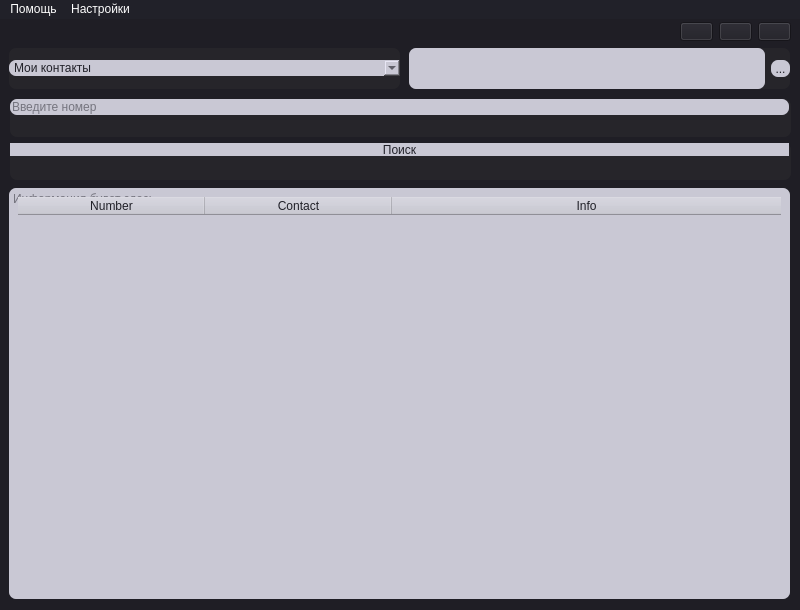
<?xml version="1.0" encoding="UTF-8"?>
<ui version="4.0">
 <author>notjik</author>
 <class>MainWindow</class>
 <widget class="QMainWindow" name="MainWindow">
  <property name="geometry">
   <rect>
    <x>0</x>
    <y>0</y>
    <width>800</width>
    <height>610</height>
   </rect>
  </property>
  <property name="sizePolicy">
   <sizepolicy hsizetype="Fixed" vsizetype="Fixed">
    <horstretch>0</horstretch>
    <verstretch>0</verstretch>
   </sizepolicy>
  </property>
  <property name="minimumSize">
   <size>
    <width>800</width>
    <height>610</height>
   </size>
  </property>
  <property name="maximumSize">
   <size>
    <width>800</width>
    <height>610</height>
   </size>
  </property>
  <property name="windowTitle">
   <string>Numti</string>
  </property>
  <property name="windowIcon">
   <iconset>
    <normaloff>numti_logx.ico</normaloff>numti_logx.ico</iconset>
  </property>
  <property name="autoFillBackground">
   <bool>false</bool>
  </property>
  <property name="styleSheet">
   <string notr="true">background-color: #22222e</string>
  </property>
  <property name="inputMethodHints">
   <set>Qt::ImhNone</set>
  </property>
  <property name="animated">
   <bool>true</bool>
  </property>
  <property name="tabShape">
   <enum>QTabWidget::Rounded</enum>
  </property>
  <property name="unifiedTitleAndToolBarOnMac">
   <bool>false</bool>
  </property>
  <widget class="QWidget" name="centralwidget">
   <property name="styleSheet">
    <string notr="true">background-color: #1F1E25; color: #FFFFFF</string>
   </property>
   <widget class="QWidget" name="verticalWidget" native="true">
    <property name="geometry">
     <rect>
      <x>9</x>
      <y>29</y>
      <width>391</width>
      <height>41</height>
     </rect>
    </property>
    <property name="styleSheet">
     <string notr="true">background-color: #26252a; border-style: solid; border-radius: 7;</string>
    </property>
    <layout class="QVBoxLayout" name="verticalLayout">
     <item>
      <widget class="QComboBox" name="comboBox">
       <property name="enabled">
        <bool>true</bool>
       </property>
       <property name="toolTip">
        <string/>
       </property>
       <property name="toolTipDuration">
        <number>0</number>
       </property>
       <property name="styleSheet">
        <string notr="true">background-color: #C9C8D4; border-style: solid; border-radius: 7; color: #212129</string>
       </property>
       <property name="placeholderText" stdset="0">
        <string/>
       </property>
       <item>
        <property name="text">
         <string>Мои контакты</string>
        </property>
       </item>
       <item>
        <property name="text">
         <string>Добавить контакт</string>
        </property>
       </item>
       <item>
        <property name="text">
         <string>Поиск по одному номеру</string>
        </property>
       </item>
       <item>
        <property name="text">
         <string>Поиск из текствого документа (.txt)</string>
        </property>
       </item>
      </widget>
     </item>
    </layout>
   </widget>
   <widget class="QWidget" name="horizontalWidget" native="true">
    <property name="geometry">
     <rect>
      <x>409</x>
      <y>29</y>
      <width>381</width>
      <height>41</height>
     </rect>
    </property>
    <property name="styleSheet">
     <string notr="true">background-color: #26252a; border-style: solid; border-radius: 7;</string>
    </property>
    <layout class="QHBoxLayout" name="horizontalLayout">
     <item>
      <widget class="QLabel" name="label">
       <property name="enabled">
        <bool>true</bool>
       </property>
       <property name="font">
        <font>
         <pointsize>9</pointsize>
        </font>
       </property>
       <property name="styleSheet">
        <string notr="true">background-color: #C9C8D4; border-style: solid; border-radius: 7; color: #212129</string>
       </property>
       <property name="text">
        <string/>
       </property>
      </widget>
     </item>
     <item>
      <widget class="QToolButton" name="toolButton">
       <property name="enabled">
        <bool>false</bool>
       </property>
       <property name="font">
        <font>
         <pointsize>9</pointsize>
        </font>
       </property>
       <property name="toolTip">
        <string/>
       </property>
       <property name="toolTipDuration">
        <number>-1</number>
       </property>
       <property name="styleSheet">
        <string notr="true">background-color: #C9C8D4; border-style: solid; border-radius: 7; color: #212129</string>
       </property>
       <property name="text">
        <string>...</string>
       </property>
      </widget>
     </item>
    </layout>
   </widget>
   <widget class="QWidget" name="verticalWidget_2" native="true">
    <property name="geometry">
     <rect>
      <x>10</x>
      <y>80</y>
      <width>781</width>
      <height>81</height>
     </rect>
    </property>
    <property name="styleSheet">
     <string notr="true"/>
    </property>
    <layout class="QVBoxLayout" name="verticalLayout_2">
     <property name="sizeConstraint">
      <enum>QLayout::SetDefaultConstraint</enum>
     </property>
     <item>
      <widget class="QWidget" name="widget" native="true">
       <property name="styleSheet">
        <string notr="true">background-color: #26252a; border-style: solid; border-radius: 7;</string>
       </property>
       <widget class="QLineEdit" name="lineEdit">
        <property name="enabled">
         <bool>true</bool>
        </property>
        <property name="geometry">
         <rect>
          <x>0</x>
          <y>0</y>
          <width>779</width>
          <height>16</height>
         </rect>
        </property>
        <property name="sizePolicy">
         <sizepolicy hsizetype="Expanding" vsizetype="Fixed">
          <horstretch>0</horstretch>
          <verstretch>0</verstretch>
         </sizepolicy>
        </property>
        <property name="cursor">
         <cursorShape>IBeamCursor</cursorShape>
        </property>
        <property name="mouseTracking">
         <bool>false</bool>
        </property>
        <property name="focusPolicy">
         <enum>Qt::StrongFocus</enum>
        </property>
        <property name="toolTip">
         <string/>
        </property>
        <property name="toolTipDuration">
         <number>-1</number>
        </property>
        <property name="autoFillBackground">
         <bool>false</bool>
        </property>
        <property name="styleSheet">
         <string notr="true">background-color: #C9C8D4; border-style: solid; border-radius: 7; color: #212129</string>
        </property>
        <property name="inputMethodHints">
         <set>Qt::ImhHiddenText</set>
        </property>
        <property name="inputMask">
         <string/>
        </property>
        <property name="text">
         <string notr="true"/>
        </property>
        <property name="frame">
         <bool>true</bool>
        </property>
        <property name="dragEnabled">
         <bool>true</bool>
        </property>
        <property name="readOnly">
         <bool>false</bool>
        </property>
        <property name="placeholderText">
         <string>Введите номер</string>
        </property>
        <property name="clearButtonEnabled">
         <bool>true</bool>
        </property>
       </widget>
      </widget>
     </item>
     <item>
      <widget class="QWidget" name="widget_2" native="true">
       <property name="styleSheet">
        <string notr="true">background-color: #26252a; border-style: solid; border-radius: 7;</string>
       </property>
       <widget class="QPushButton" name="pushButton">
        <property name="enabled">
         <bool>true</bool>
        </property>
        <property name="geometry">
         <rect>
          <x>0</x>
          <y>0</y>
          <width>779</width>
          <height>13</height>
         </rect>
        </property>
        <property name="sizeIncrement">
         <size>
          <width>0</width>
          <height>0</height>
         </size>
        </property>
        <property name="font">
         <font>
          <stylestrategy>PreferDefault</stylestrategy>
          <kerning>true</kerning>
         </font>
        </property>
        <property name="mouseTracking">
         <bool>false</bool>
        </property>
        <property name="tabletTracking">
         <bool>false</bool>
        </property>
        <property name="focusPolicy">
         <enum>Qt::StrongFocus</enum>
        </property>
        <property name="acceptDrops">
         <bool>false</bool>
        </property>
        <property name="toolTip">
         <string/>
        </property>
        <property name="toolTipDuration">
         <number>-1</number>
        </property>
        <property name="layoutDirection">
         <enum>Qt::LeftToRight</enum>
        </property>
        <property name="autoFillBackground">
         <bool>false</bool>
        </property>
        <property name="styleSheet">
         <string notr="true">background-color: #C9C8D4; border-style: solid; border-radius: 7; color: #212129</string>
        </property>
        <property name="inputMethodHints">
         <set>Qt::ImhNone</set>
        </property>
        <property name="text">
         <string>Поиск</string>
        </property>
        <property name="shortcut">
         <string>Return</string>
        </property>
        <property name="autoDefault">
         <bool>false</bool>
        </property>
        <property name="default">
         <bool>false</bool>
        </property>
        <property name="flat">
         <bool>false</bool>
        </property>
       </widget>
      </widget>
     </item>
    </layout>
   </widget>
   <widget class="QWidget" name="verticalWidget_3" native="true">
    <property name="geometry">
     <rect>
      <x>9</x>
      <y>169</y>
      <width>781</width>
      <height>411</height>
     </rect>
    </property>
    <property name="styleSheet">
     <string notr="true">background-color: #26252a; border-style: solid; border-radius: 7;</string>
    </property>
    <layout class="QVBoxLayout" name="verticalLayout_3">
     <item>
      <widget class="QPlainTextEdit" name="plainTextEdit">
       <property name="styleSheet">
        <string notr="true">background-color: #C9C8D4; border-style: solid; border-radius: 7; color: #212129</string>
       </property>
       <property name="readOnly">
        <bool>true</bool>
       </property>
       <property name="placeholderText">
        <string>Информация будет здесь</string>
       </property>
      </widget>
     </item>
    </layout>
   </widget>
   <widget class="QWidget" name="horizontalLayoutWidget">
    <property name="geometry">
     <rect>
      <x>680</x>
      <y>0</y>
      <width>111</width>
      <height>26</height>
     </rect>
    </property>
    <layout class="QHBoxLayout" name="horizontalLayout_2">
     <item>
      <widget class="QPushButton" name="seemenu">
       <property name="maximumSize">
        <size>
         <width>16777215</width>
         <height>19</height>
        </size>
       </property>
       <property name="text">
        <string/>
       </property>
       <property name="icon">
        <iconset>
         <normaloff>eye-dark.ico</normaloff>eye-dark.ico</iconset>
       </property>
      </widget>
     </item>
     <item>
      <widget class="QPushButton" name="roll">
       <property name="maximumSize">
        <size>
         <width>16777215</width>
         <height>19</height>
        </size>
       </property>
       <property name="text">
        <string/>
       </property>
       <property name="icon">
        <iconset>
         <normaloff>minus-dark.ico</normaloff>minus-dark.ico</iconset>
       </property>
      </widget>
     </item>
     <item>
      <widget class="QPushButton" name="close">
       <property name="enabled">
        <bool>true</bool>
       </property>
       <property name="maximumSize">
        <size>
         <width>16777215</width>
         <height>19</height>
        </size>
       </property>
       <property name="text">
        <string/>
       </property>
       <property name="icon">
        <iconset>
         <normaloff>close-dark.ico</normaloff>close-dark.ico</iconset>
       </property>
      </widget>
     </item>
    </layout>
   </widget>
   <widget class="QTableWidget" name="tableWidget">
    <property name="enabled">
     <bool>true</bool>
    </property>
    <property name="geometry">
     <rect>
      <x>18</x>
      <y>178</y>
      <width>763</width>
      <height>393</height>
     </rect>
    </property>
    <property name="styleSheet">
     <string notr="true">background-color: #C9C8D4; border-style: solid; border-radius: 7; color: #212129</string>
    </property>
    <property name="frameShape">
     <enum>QFrame::NoFrame</enum>
    </property>
    <property name="frameShadow">
     <enum>QFrame::Plain</enum>
    </property>
    <property name="lineWidth">
     <number>0</number>
    </property>
    <property name="verticalScrollBarPolicy">
     <enum>Qt::ScrollBarAsNeeded</enum>
    </property>
    <property name="sizeAdjustPolicy">
     <enum>QAbstractScrollArea::AdjustIgnored</enum>
    </property>
    <property name="editTriggers">
     <set>QAbstractItemView::NoEditTriggers</set>
    </property>
    <property name="verticalScrollMode">
     <enum>QAbstractItemView::ScrollPerPixel</enum>
    </property>
    <property name="gridStyle">
     <enum>Qt::SolidLine</enum>
    </property>
    <property name="sortingEnabled">
     <bool>false</bool>
    </property>
    <attribute name="horizontalHeaderDefaultSectionSize">
     <number>187</number>
    </attribute>
    <attribute name="horizontalHeaderStretchLastSection">
     <bool>true</bool>
    </attribute>
    <attribute name="verticalHeaderVisible">
     <bool>false</bool>
    </attribute>
    <attribute name="verticalHeaderMinimumSectionSize">
     <number>28</number>
    </attribute>
    <attribute name="verticalHeaderShowSortIndicator" stdset="0">
     <bool>false</bool>
    </attribute>
    <attribute name="verticalHeaderStretchLastSection">
     <bool>false</bool>
    </attribute>
    <column>
     <property name="text">
      <string>Number</string>
     </property>
    </column>
    <column>
     <property name="text">
      <string>Contact</string>
     </property>
    </column>
    <column>
     <property name="text">
      <string>Info</string>
     </property>
    </column>
   </widget>
  </widget>
  <widget class="QMenuBar" name="menubar">
   <property name="enabled">
    <bool>true</bool>
   </property>
   <property name="geometry">
    <rect>
     <x>0</x>
     <y>0</y>
     <width>800</width>
     <height>22</height>
    </rect>
   </property>
   <property name="autoFillBackground">
    <bool>false</bool>
   </property>
   <property name="styleSheet">
    <string notr="true">background-color: #212129; color: #FFFFFF;</string>
   </property>
   <property name="defaultUp">
    <bool>false</bool>
   </property>
   <property name="nativeMenuBar">
    <bool>true</bool>
   </property>
   <widget class="QMenu" name="Info">
    <property name="styleSheet">
     <string notr="true">background-color: #212129; border-style: solid; border-radius: 7; color: #ffffff</string>
    </property>
    <property name="tearOffEnabled">
     <bool>false</bool>
    </property>
    <property name="title">
     <string>Помощь</string>
    </property>
    <property name="icon">
     <iconset>
      <normaloff>questionmark-dark.ico</normaloff>questionmark-dark.ico</iconset>
    </property>
    <addaction name="actionHow_to_use_the_program"/>
    <addaction name="actionAbout_programm"/>
   </widget>
   <widget class="QMenu" name="Settings">
    <property name="title">
     <string>Настройки</string>
    </property>
    <property name="icon">
     <iconset>
      <normaloff>settings-dark.ico</normaloff>settings-dark.ico</iconset>
    </property>
    <widget class="QMenu" name="Language">
     <property name="tearOffEnabled">
      <bool>false</bool>
     </property>
     <property name="title">
      <string>Языки</string>
     </property>
     <property name="icon">
      <iconset>
       <normaloff>language-dark.ico</normaloff>language-dark.ico</iconset>
     </property>
     <addaction name="Russian"/>
     <addaction name="English"/>
    </widget>
    <widget class="QMenu" name="Theme">
     <property name="tearOffEnabled">
      <bool>false</bool>
     </property>
     <property name="title">
      <string>Выбор темы</string>
     </property>
     <property name="icon">
      <iconset>
       <normaloff>theme-dark.ico</normaloff>theme-dark.ico</iconset>
     </property>
     <addaction name="Light"/>
     <addaction name="Dark"/>
    </widget>
    <addaction name="Theme"/>
    <addaction name="Language"/>
    <addaction name="Translating"/>
   </widget>
   <addaction name="Info"/>
   <addaction name="Settings"/>
  </widget>
  <action name="actionzxc">
   <property name="text">
    <string>zxc</string>
   </property>
  </action>
  <action name="actionAbout_programm">
   <property name="icon">
    <iconset>
     <normaloff>information-button-dark.ico</normaloff>information-button-dark.ico</iconset>
   </property>
   <property name="text">
    <string>О программе</string>
   </property>
   <property name="shortcut">
    <string comment=" " extracomment=" ">F4</string>
   </property>
   <property name="shortcutContext">
    <enum>Qt::WindowShortcut</enum>
   </property>
   <property name="autoRepeat">
    <bool>true</bool>
   </property>
   <property name="visible">
    <bool>true</bool>
   </property>
   <property name="iconVisibleInMenu">
    <bool>true</bool>
   </property>
   <property name="shortcutVisibleInContextMenu">
    <bool>false</bool>
   </property>
  </action>
  <action name="actionHow_to_use_the_program">
   <property name="enabled">
    <bool>true</bool>
   </property>
   <property name="icon">
    <iconset>
     <normaloff>question-dark.ico</normaloff>question-dark.ico</iconset>
   </property>
   <property name="text">
    <string>Как использовать программу?</string>
   </property>
   <property name="shortcut">
    <string>F1</string>
   </property>
   <property name="iconVisibleInMenu">
    <bool>true</bool>
   </property>
  </action>
  <action name="actionOnline">
   <property name="checkable">
    <bool>true</bool>
   </property>
   <property name="checked">
    <bool>false</bool>
   </property>
   <property name="enabled">
    <bool>false</bool>
   </property>
   <property name="text">
    <string>Онлайн поиск</string>
   </property>
  </action>
  <action name="actionOffline">
   <property name="checkable">
    <bool>true</bool>
   </property>
   <property name="checked">
    <bool>true</bool>
   </property>
   <property name="text">
    <string>Офлайн поиск</string>
   </property>
  </action>
  <action name="actionRussian">
   <property name="checkable">
    <bool>true</bool>
   </property>
   <property name="checked">
    <bool>true</bool>
   </property>
   <property name="text">
    <string>Русский</string>
   </property>
  </action>
  <action name="actionEnglish">
   <property name="checkable">
    <bool>true</bool>
   </property>
   <property name="checked">
    <bool>false</bool>
   </property>
   <property name="text">
    <string>Английский</string>
   </property>
  </action>
  <action name="actionTranslate_name">
   <property name="checkable">
    <bool>true</bool>
   </property>
   <property name="checked">
    <bool>true</bool>
   </property>
   <property name="text">
    <string>Перевод имен (только онлайн)</string>
   </property>
   <property name="shortcut">
    <string>Ctrl+Shift+T</string>
   </property>
  </action>
  <action name="Translating">
   <property name="icon">
    <iconset>
     <normaloff>translate-dark.ico</normaloff>translate-dark.ico</iconset>
   </property>
   <property name="text">
    <string>Перевод имен (при подключении к сети)</string>
   </property>
   <property name="shortcut">
    <string>Ctrl+Shift+T</string>
   </property>
  </action>
  <action name="Russian">
   <property name="checkable">
    <bool>true</bool>
   </property>
   <property name="checked">
    <bool>true</bool>
   </property>
   <property name="text">
    <string>Русский</string>
   </property>
  </action>
  <action name="English">
   <property name="checkable">
    <bool>true</bool>
   </property>
   <property name="text">
    <string>Английский</string>
   </property>
  </action>
  <action name="action_3">
   <property name="text">
    <string>Светлая</string>
   </property>
  </action>
  <action name="Light">
   <property name="checkable">
    <bool>true</bool>
   </property>
   <property name="text">
    <string>Светлая темя</string>
   </property>
  </action>
  <action name="Dark">
   <property name="checkable">
    <bool>true</bool>
   </property>
   <property name="checked">
    <bool>true</bool>
   </property>
   <property name="text">
    <string>Темная тема</string>
   </property>
  </action>
 </widget>
 <resources/>
 <connections/>
</ui>
